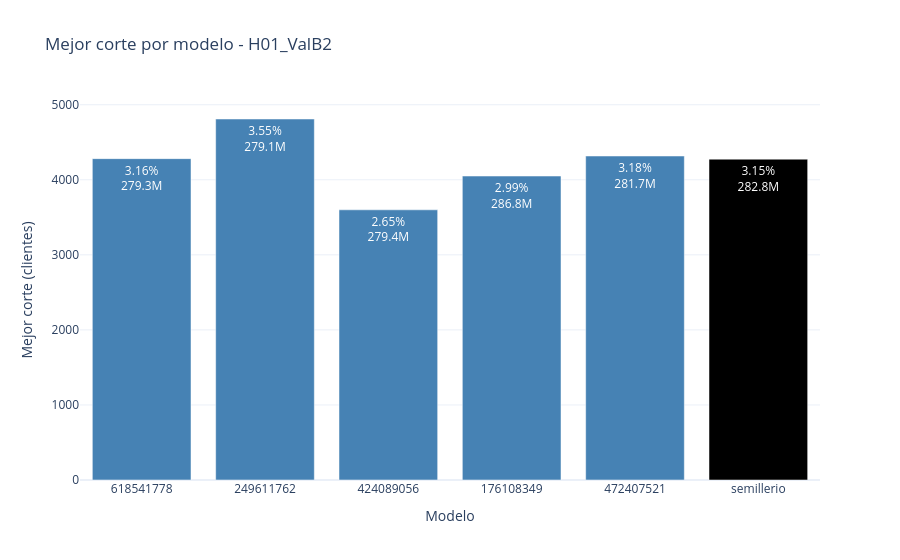

Notebook code for this chart:
### Markdown cell above
##### Mejor Corte por Modelo

### Code cell
fig = go.Figure(go.Bar(
    x=resultados_mejorN['modelo'], y=resultados_mejorN['mejor_corte'],
    text=[f'{p:.2f}%<br>{g/1e6:.1f}M' for p, g in zip(resultados_mejorN['pct_clientes'], resultados_mejorN['ganancia_maxima'])],   # CAMBIO: % de clientes y ganancia máxima sobre cada barra
    marker_color=['black' if m == 'semillerio' else 'steelblue' for m in resultados_mejorN['modelo']],
))
fig.update_layout(
    title=f"Mejor corte por modelo - {resultados_mejorN['experimento'].iloc[0]}",
    xaxis_title='Modelo', yaxis_title='Mejor corte (clientes)',
    template='plotly_white'
)
fig.show()

### Figure 1 — Plotly figure (JSON) as saved in the notebook; plotly's stock layout.template omitted (floating-point values rounded to 4 significant figures)
{"data": [{"marker": {"color": ["steelblue", "steelblue", "steelblue", "steelblue", "steelblue", "black"]}, "text": ["3.16%<br>279.3M", "3.55%<br>279.1M", "2.65%<br>279.4M", "2.99%<br>286.8M", "3.18%<br>281.7M", "3.15%<br>282.8M"], "type": "bar", "x": ["618541778", "249611762", "424089056", "176108349", "472407521", "semillerio"], "y": [4282, 4810, 3600, 4050, 4317, 4275]}], "layout": {"title": {"text": "Mejor corte por modelo - H01_ValB2"}, "xaxis": {"title": {"text": "Modelo"}}, "yaxis": {"title": {"text": "Mejor corte (clientes)"}}}}
